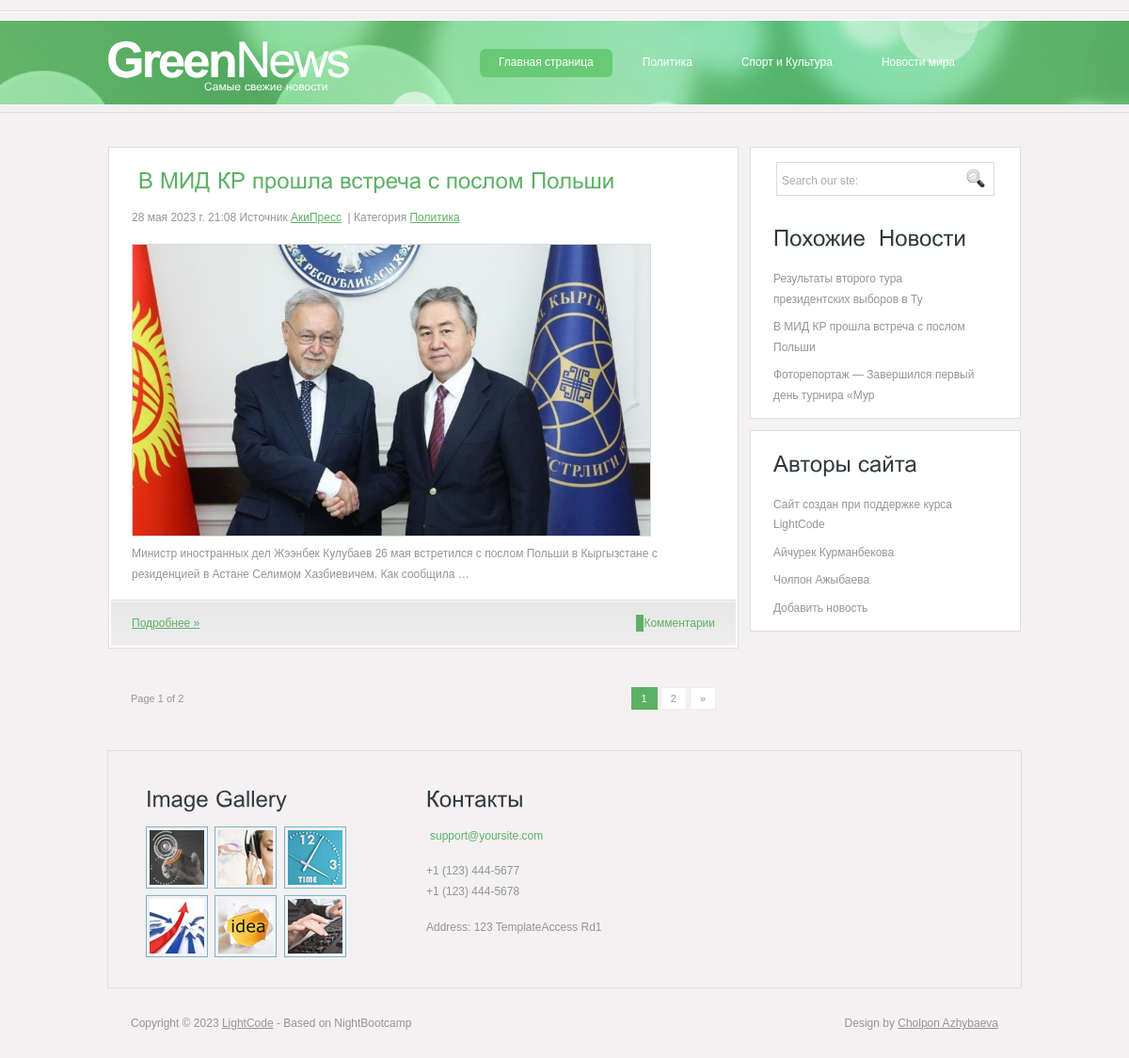
Page /category/1 on the committed database.
### app/models.py (models this page shows, shortened)
class Category(models.Model):
    title = models.CharField(max_length=123)
    def __str__(self):
        return self.title
    class Meta:
        verbose_name = 'Категория'
        verbose_name_plural = 'Категории'

class News(models.Model):
    title = models.CharField(max_length=50)
    owner = models.CharField(max_length=20)
    description = models.TextField()
    image = models.ImageField(upload_to='news/%Y/%m/%d/')
    created_date = models.DateTimeField(auto_now_add=True)
    category = models.ForeignKey('Category', on_delete=models.CASCADE, related_name='news')
    class Meta:
        verbose_name = 'Новость'
        verbose_name_plural = 'Новости'
        ordering = ['-created_date']

### app/views.py (the view)
# urls.py: path('category/<int:id>', category_news),
def category_news(request, id):
    category = Category.objects.get(id=id)
    news = News.objects.filter(category=category)
    related_news = News.objects.all().order_by('?')[:3]
    categories = Category.objects.all()
    return render(request, 'index.html', {'news': news, 'categories': categories, 'category': category, 'related_news':related_news})

### app/templates/index.html (shortened to what this page needs)
{% extends 'base.html' %}
{% load static %}
{% block content %}
  <div class="content">
    <div class="content_resize">
      <div class="mainbar">
        {% for i in news %}
        <div class="article">
          <h2> <a href="/news/{{ i.id }}"><span> {{ i.title }}</span> </a>  </h2>
          <p><span class="date">{{ i.created_date }}</span> Источник <a href="https://akipress.org/">{{ i.owner }}</a> &nbsp;| Категория <a href="#"> {{ i.category }}</a> </p>
          <img src="{{ i.image.url }}" width="550"  alt="" />
          <p> {{ i.description|truncatechars:150 }}</p>
          <p class="spec"><a href="/news/{{ i.id }}" class="rm">Подробнее &raquo;</a> <a href="/news/{{ i.id }}" class="com"><span></span> Комментарии </a></p>
        </div>
        {% endfor %}
        <p class="pages"><small>Page 1 of 2 &nbsp;&nbsp;&nbsp;</small> <span>1</span> <a href="#">2</a> <a href="#">&raquo;</a></p>
      </div>
  {% endblock %}

### app/templates/base.html (shortened to what this page needs)
{% load static %}
<!DOCTYPE html PUBLIC "-//W3C//DTD XHTML 1.0 Transitional//EN" "http://www.w3.org/TR/xhtml1/DTD/xhtml1-transitional.dtd">
<html xmlns="http://www.w3.org/1999/xhtml">
<head>
<link href="{% static 'style.css' %}" rel="stylesheet" type="text/css" />
</head>
<body>
<div class="main">
  <div class="header">
    <div class="header_resize">
      <div class="menu_nav">
        <ul>
          <li class="active"><a href="/">Главная страница</a></li>
          {%  for i in categories %}
            <li><a href="/category/{{ i.id }}">{{ i.title }}</a></li>
          {% endfor %}
        </ul>
      </div>
      <div class="logo">
        <h1><a href="/">Green<span>News</span></a> <small>Самые свежие новости</small></h1>
      </div>
    </div>
  </div>
{% block content %}
{% endblock %}
<div class="sidebar">
        <div class="searchform">
          <form id="formsearch" name="formsearch" method="post" action="#">
            <span>
            <input name="editbox_search" class="editbox_search" id="editbox_search" maxlength="80" value="Search our ste:" type="text" />
            </span>
            <input name="button_search" src="{% static 'images/search_btn.gif' %}" class="button_search" type="image" />
          </form>
        </div>
         <div class="gadget">
          <h2 class="star"><span>Похожие </span> Новости</h2>
             {% for news1 in related_news %}
          <ul class="sb_menu">
            <li><a href="/news/{{ news1.id }}">{{ news1.title }}</a></li>
          </ul>
             {% endfor %}
        </div>
    <div class="gadget">
          <h2 class="star"><span>Авторы сайта</span></h2>
          <ul class="ex_menu">
            <li> Сайт создан при поддержке курса <a href="https://www.instagram.com/lightcode.kg/"> LightCode</a><br />
              </li>
              <li><a href="https://www.hrw.org/about/people/aichurek-kurmanbekova">Айчурек Курманбекова</a><br />
              </li>
              <li><a href="https://www.instagram.com/cholpon_azhybaeva/">Чолпон Ажыбаева</a><br />
              </li>
          <li><a href="/contact">Добавить новость</a><br />
              </li>
          </ul>
        </div>
      </div>
    </div>
  </div>
  <div class="fbg">
    <div class="fbg_resize">
      <div class="col c1">
        <h2><span>Image Gallery</span></h2>
        <a href="#"><img src="{% static 'images/pix1.jpg' %}" width="58" height="58" alt="" /></a>
        <a href="#"><img src="{% static 'images/pix2.jpg' %}" width="58" height="58" alt="" /></a>
        <a href="#"><img src="{% static 'images/pix3.jpg' %}" width="58" height="58" alt="" /></a>
        <a href="#"><img src="{% static 'images/pix4.jpg' %}" width="58" height="58" alt="" /></a>
        <a href="#"><img src="{% static 'images/pix5.jpg' %}" width="58" height="58" alt="" /></a>
        <a href="#"><img src="{% static 'images/pix6.jpg' %}" width="58" height="58" alt="" /></a> </div>
      <div class="col c3">
        <h2><span>Контакты</span></h2>
        <p><a href="#">support@yoursite.com</a></p>
        <p>+1 (123) 444-5677<br />
          +1 (123) 444-5678</p>
        <p>Address: 123 TemplateAccess Rd1</p>
      </div>
    </div>
  </div>
   <div class="footer">
    <div class="footer_resize">
      <p class="lf">Copyright &copy; 2023 <a href="https://www.instagram.com/lightcode.kg/">LightCode</a> - Based on NightBootcamp</p>
      <p class="rf">Design by <a href="https://www.instagram.com/cholpon_azhybaeva///">Cholpon Azhybaeva</a></p>
    </div>
  </div>
</div>
</body>
</html>

### static/style.css (style rules this page uses)
body { margin:0; padding:0; width:100%; color:#959595; font:normal 12px/1.8em Arial, Helvetica, sans-serif; }
html, .main { padding:0; margin:0; }
.main { background:#f3f1f1 url(images/header_bg.jpg) repeat-x center 11px; }
.logo { padding:0; float:left; width:auto; }
h1 { margin:0; padding:40px 0; float:left; color:#fff; font:bold 52px/1.2em Arial, Helvetica, sans-serif; letter-spacing:-3px; }
h1 span { font-weight:normal; }
h1 a, h1 a:hover { color:#fff; text-decoration:none; }
h1 small { display:block; margin-top:-6px; padding:0 6px 2px 104px; font:normal 12px/1.2em Arial, Helvetica, sans-serif; letter-spacing:normal; }
h2 { font:normal 24px/1.5em Arial, Helvetica, sans-serif; padding:16px 0 8px; margin:0 0 8px; color:#323a3f; }
p { margin:8px 0; padding:0 0 8px 0; font:normal 12px/1.8em Arial, Helvetica, sans-serif; }
p.spec { margin:0 -22px; padding:14px 22px; text-align:left; border-top:1px solid #dfdede; background:url(images/spec_bg.gif) repeat-x center top; }
a { color:#5db166; text-decoration:underline; }
a.com { margin:0; padding:0; text-decoration:none; float:right; }
a.com span { padding:2px 4px; color:#fff; background-color:#5db166; }
.header, .content, .menu_nav, .fbg, .footer, form, ol, ol li, ul, .content .mainbar, .content .sidebar { margin:0; padding:0; }
.header_resize { margin:0 auto; padding:0; width:974px; }
.menu_nav { margin:0; padding:52px 40px 0 0; float:right; height:29px; }
.menu_nav ul { list-style:none; height:29px; }
.menu_nav ul li { margin:0 12px 0 0; padding:0; float:left; }
.menu_nav ul li a { display:block; margin:0; padding:4px 20px; color:#fff; text-decoration:none; font-size:12px; }
.menu_nav ul li.active a, .menu_nav ul li a:hover { background-color:#68ca74; }
.content_resize { margin:0 auto; padding:16px 0 24px; width:970px; }
.content .mainbar { margin:0; padding:0; float:left; width:670px; }
.content .mainbar img { border:1px solid #d8dbdc; }
.content .mainbar .article { margin:0 0 12px; padding:8px 24px 0; }
.content .sidebar { padding:0; float:right; width:288px; }
.content .sidebar .gadget { margin:0 0 12px; padding:8px 16px 8px 24px; }
ul.sb_menu, ul.ex_menu { margin:0; padding:0; list-style:none; color:#959595; }
ul.sb_menu li, ul.ex_menu li { margin:0; }
ul.sb_menu li { padding:4px 0; width:220px; }
ul.ex_menu li { padding:4px 0; }
ul.sb_menu li a, ul.ex_menu li a { color:#959595; text-decoration:none; margin-left:-12px; padding-left:12px; }
.content p.pages { padding:32px 24px 12px; font-size:11px; color:#959595; text-align:right; }
.content p.pages span, .content p.pages a:hover { padding:5px 10px; color:#fff; background-color:#5db166; border:1px solid #5db166; }
.content p.pages a { padding:5px 10px; color:#959595; background-color:#fff; border:1px solid #edebeb; text-decoration:none; }
.content p.pages small { font-size:11px; float:left; }
.content .mainbar .article, .content .sidebar .gadget, .fbg_resize { background-color:#fff; border:1px solid #dfdede; }
.fbg { background:repeat center center; }
.fbg_resize { margin:0 auto; width:890px; padding:24px 40px; background:repeat-x center top; }
.fbg .c2 a, .fbg .c3 a { margin:0; padding:2px 4px; color:#5db166; text-decoration:none; }
.fbg img { margin:0 4px 0 0; padding:3px; border:1px solid #78b2cb; }
.fbg .col { margin:0; float:left; }
.fbg .c1 { padding:0 16px 0 0; width:266px; }
.fbg .c3 { padding:0 0 0 16px; width:260px; }
.footer_resize { margin:0 auto; padding:26px; width:922px; }
.footer p { margin:0; padding:4px 0; line-height:normal; }
.footer a { color:#959595; padding:inherit; text-decoration:underline; }
.footer .lf { float:left; }
.footer .rf { float:right; }
.searchform { float:right; }
#formsearch { margin:0; height:36px; padding:10px 28px 40px 0; }
#formsearch span { display:block; margin:6px 0; padding:0; float:left; background:#fff url(images/search.gif) no-repeat top left; }
#formsearch input.editbox_search { margin:0; padding:11px 6px 10px; float:left; width:181px; border:none; background:none; font:normal 12px/1.5em Arial, Helvetica, sans-serif; color:#a8acb2; }
#formsearch input.button_search { margin:6px 0 0 0; padding:0; border:none; float:left; }

### rows in the picture
Category: title "Политика"
Category: title "Спорт и Культура"
Category: title "Новости мира"
News: created_date "28 мая 2023 г. 21:08", owner "АкиПресс", category "Политика", image (picture), description "Министр иностранных дел Жээнбек Кулубаев 26 мая встретился с послом Польши в Кыргызстане с резиденцией в Астане Селимом Хазбиевичем. Как сообщила …", title "В МИД КР прошла встреча с послом Польши"
News: title "Результаты второго тура президентских выборов в Ту"
News: title "Фоторепортаж — Завершился первый день турнира «Мур"
